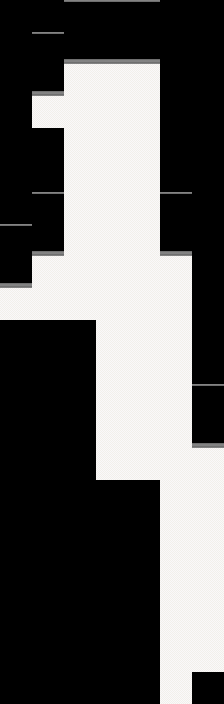

This game map was drawn from its Tiled (.tmx) file and the tilesets committed beside it. A one-line description and the full map source follow:
An orthogonal 7x22 tile map with 32x32 px tiles, 2 tile layers (layer0, layer2), 1 hidden layer not drawn, 2 tilesets.

<map version="1.9" tiledversion="1.9.2" orientation="orthogonal" renderorder="right-down" width="7" height="22" tilewidth="32" tileheight="32" infinite="0" nextlayerid="5" nextobjectid="1">
 <tileset firstgid="1" source="res/add_more.tsx" />
 <tileset firstgid="513" source="res/room-01-udz.tsx" />
 <layer id="4" name="layer0" width="7" height="22">
  <data encoding="csv">
0,0,0,0,0,0,0,
0,0,0,0,0,0,0,
0,0,312,312,312,0,0,
0,312,312,312,312,0,0,
0,0,312,312,312,0,0,
0,0,312,312,312,0,0,
0,0,312,312,312,0,0,
0,0,312,312,312,0,0,
0,312,312,312,312,312,0,
312,312,312,312,312,312,0,
0,0,0,312,312,312,0,
0,0,0,312,312,312,0,
0,0,0,312,312,312,0,
0,0,0,312,312,312,0,
0,0,0,312,312,312,312,
0,0,0,0,0,312,312,
0,0,0,0,0,312,312,
0,0,0,0,0,312,312,
0,0,0,0,0,312,312,
0,0,0,0,0,312,312,
0,0,0,0,0,312,312,
0,0,0,0,0,312,0
</data>
 </layer>
 <layer id="1" name="layer1" width="7" height="22" visible="0" locked="1">
  <data encoding="csv">
28,28,523,519,519,28,28,
28,519,531,519,519,28,28,
28,519,513,514,513,28,28,
28,514,513,514,513,28,28,
28,28,513,514,513,28,28,
28,28,513,514,513,28,28,
28,519,513,514,513,524,28,
519,519,513,514,513,519,28,
519,514,513,514,513,514,28,
513,514,513,514,513,514,28,
28,28,28,514,513,514,28,
28,28,28,514,513,514,28,
28,28,28,514,513,514,519,
28,28,28,514,513,514,519,
28,28,28,514,513,514,513,
28,28,28,28,28,514,513,
28,28,28,28,28,514,513,
28,28,28,28,28,514,513,
28,28,28,28,28,514,513,
28,28,28,28,28,514,513,
28,28,28,28,28,514,513,
28,28,28,28,28,514,28
</data>
 </layer>
 <layer id="2" name="layer2" width="7" height="22" locked="1">
  <data encoding="csv">
0,0,521,521,521,0,0,
0,521,529,529,529,0,0,
0,529,0,0,0,0,0,
0,0,0,0,0,0,0,
0,0,0,0,0,0,0,
0,0,0,0,0,0,0,
0,521,0,0,0,521,0,
521,529,0,0,0,529,0,
529,0,0,0,0,0,0,
0,0,0,0,0,0,0,
0,0,0,0,0,0,0,
0,0,0,0,0,0,0,
0,0,0,0,0,0,521,
0,0,0,0,0,0,529,
0,0,0,0,0,0,0,
0,0,0,0,0,0,0,
0,0,0,0,0,0,0,
0,0,0,0,0,0,0,
0,0,0,0,0,0,0,
0,0,0,0,0,0,0,
0,0,0,0,0,0,0,
0,0,0,0,0,0,0
</data>
 </layer>
</map>
